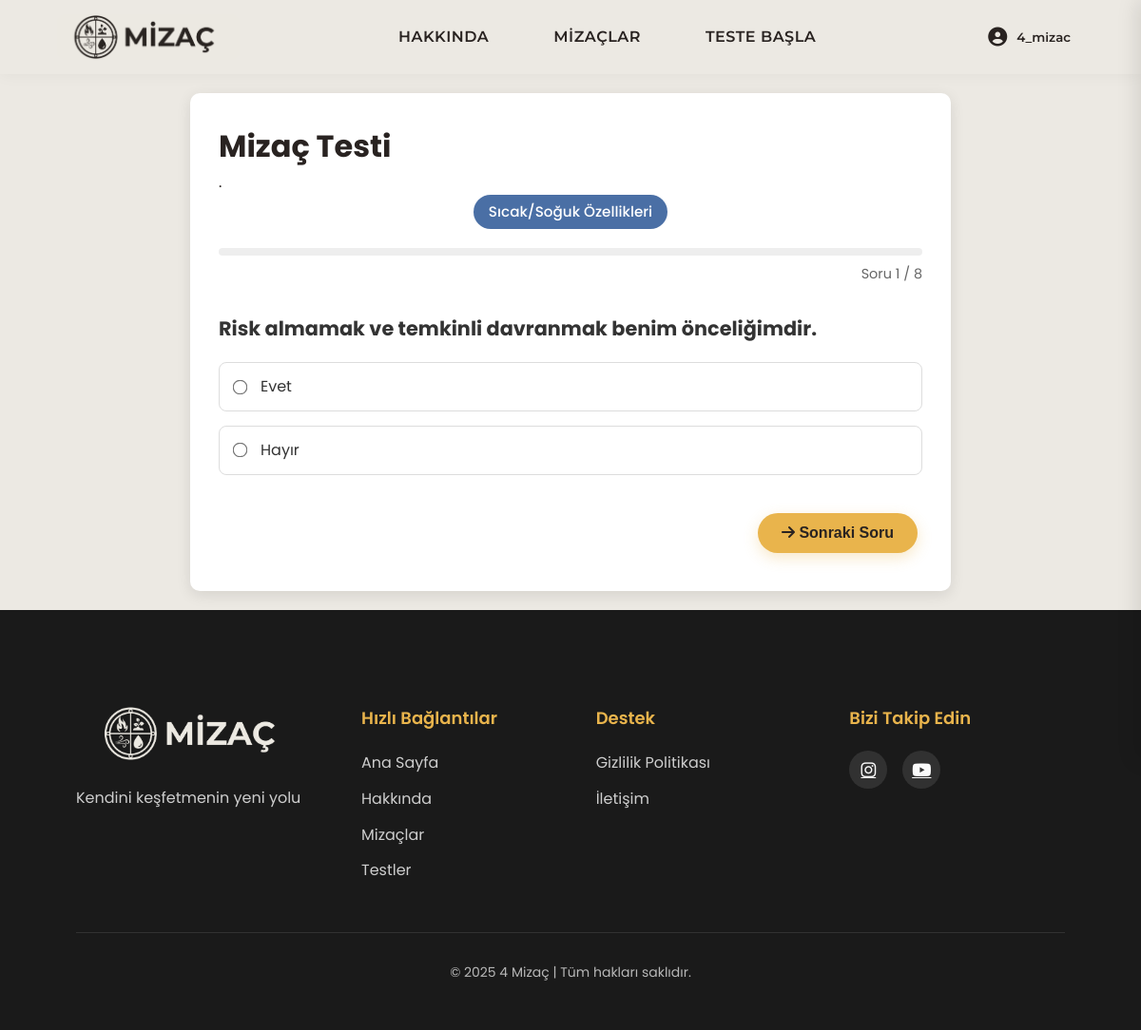
Page /testing_algorithm/tests/1/0/ (signed in) on the committed database.
### testing_algorithm/models.py (models this page shows, shortened)
class Test(models.Model):
    title = models.CharField(max_length=200)
    description = models.TextField()

class Question(models.Model):
    test = models.ForeignKey(Test, on_delete=models.CASCADE, related_name='questions')
    text = models.TextField()
    QUESTION_TYPE_CHOICES = [
        ('WARM', 'Sıcak/Soğuk Sorusu'),
        ('WARM_MOIST', 'Sıcak Mizaçlar için Nemli/Kuru Sorusu'),
        ('COLD_MOIST', 'Soğuk Mizaçlar için Nemli/Kuru Sorusu'),
    ]
    question_type = models.CharField(max_length=10, choices=QUESTION_TYPE_CHOICES, default='WARM')
    order = models.PositiveIntegerField(default=0)

class Choice(models.Model):
    question = models.ForeignKey(Question, on_delete=models.CASCADE, related_name='choices')
    text = models.CharField(max_length=200)
    warm_score = models.IntegerField(default=0)  # Sıcak puanı
    cold_score = models.IntegerField(default=0)  # Soğuk puanı
    moist_score = models.IntegerField(default=0)  # Nemli puanı
    dry_score = models.IntegerField(default=0)   # Kuru puanı

### testing_algorithm/views.py (the view, shortened to what this page needs)
# urls.py: path('tests/<int:test_id>/<int:question_index>/', views.take_test, name='take_test'),
@login_required
def take_test(request, test_id, question_index=0):
    test = get_object_or_404(Test, id=test_id)
    if 'test_phase' not in request.session:
        request.session['test_phase'] = 'WARM'
        request.session['warm_score'] = 0
        request.session['cold_score'] = 0
        request.session['moist_score'] = 0
        request.session['dry_score'] = 0
        request.session['test_answers'] = {}
        request.session.modified = True
    warm_questions = list(test.questions.filter(question_type='WARM').order_by('order'))
    warm_questions_count = len(warm_questions)
    warm_moist_questions = list(test.questions.filter(question_type='WARM_MOIST').order_by('order'))
    cold_moist_questions = list(test.questions.filter(question_type='COLD_MOIST').order_by('order'))
    current_phase = request.session.get('test_phase')
    if current_phase == 'WARM_MOIST':
        total_questions = warm_questions_count + len(warm_moist_questions)
        moist_questions = warm_moist_questions
    elif current_phase == 'COLD_MOIST':
        total_questions = warm_questions_count + len(cold_moist_questions)
        moist_questions = cold_moist_questions
    else:
        total_questions = warm_questions_count + len(warm_moist_questions)
        moist_questions = []
    if current_phase == 'WARM':
        if question_index < warm_questions_count:
            current_question = warm_questions[question_index]
        else:
            return redirect('take_test', test_id=test_id, question_index=warm_questions_count)
    choices = Choice.objects.filter(question=current_question)
    progress_percentage = int((question_index / total_questions) * 100) if total_questions > 0 else 0
    phase_display = {
        'WARM': 'Sıcak/Soğuk Özellikleri',
        'WARM_MOIST': 'Sıcak Mizaçlar için Kuru/Nemli Özellikleri',
        'COLD_MOIST': 'Soğuk Mizaçlar için Kuru/Nemli Özellikleri'
    }.get(current_phase, 'Test Soruları')
    return render(request, 'testing_algorithm/take_test.html', {
        'test': test,
        'current_question': current_question,
        'choices': choices,
        'question_index': question_index,
        'total_questions': total_questions,
        'progress_percentage': progress_percentage,
        'phase': phase_display
    })

### templates/testing_algorithm/take_test.html (shortened to what this page needs)
{% extends 'base.html' %}
{% load static %}
{% block extra_css %}
<link rel="stylesheet" href="{% static 'css/test.css' %}">
{% endblock %}
{% block content %}
<div class="container">
  <div class="test-container">
    <h1>{{ test.title }}</h1>
    <p class="test-description">{{ test.description }}</p>
    <div class="test-phase-indicator">
      <span class="phase-badge">{{ phase }}</span>
    </div>
    <div class="test-progress">
      <div class="progress-bar">
      </div>
      <p class="progress-text">Soru {{ question_index|add:1 }} / {{ total_questions }}</p>
    </div>
    <form method="post" class="test-form">
      <div class="question-container">
        <h3 class="question-text">{{ current_question.text }}</h3>
        <div class="choices-container">
          {% for choice in choices %}
            <label class="choice-label">
              <input type="radio" name="choice" value="{{ choice.id }}" required>
              <span class="choice-text">{{ choice.text }}</span>
            </label>
          {% endfor %}
        </div>
      </div>
      <div class="form-buttons">
        <button type="submit" class="btn btn-primary">
          {% if question_index < total_questions|add:-1 %}
            <i class="fas fa-arrow-right"></i> Sonraki Soru
          {% else %}
            <i class="fas fa-check"></i> Testi Tamamla
          {% endif %}
        </button>
      </div>
    </form>
  </div>
</div>
{% endblock %}

### templates/base.html (shortened to what this page needs)
{% load static %}
<!DOCTYPE html>
<html lang="tr">
<head>
    {% load static %}
    <link rel="stylesheet" href="{% static 'css/base.css' %}">
    {% block extra_css %}{% endblock %}
    <link href="https://cdnjs.cloudflare.com/ajax/libs/font-awesome/6.4.0/css/all.min.css" rel="stylesheet">
</head>
<body>
    <div class="page-container">
        <header class="nav-container">
            <div class="header-content">
                <a href="{% url 'index' %}" class="logo">
                    <img src="{% static 'images/logo.jpg' %}" alt="MİZAÇ" class="logo-img">
                </a>
                <nav class="nav-links">
                    <a href="{% url 'about' %}" class="nav-item">HAKKINDA</a>
                    <a href="{% url 'temperaments' %}" class="nav-item">MİZAÇLAR</a>
                    <a href="{% url 'test_list' %}" class="nav-item">TESTE BAŞLA</a>
                </nav>
                {% if user.is_authenticated %}
                <div class="profile-container">
                    <button class="profile-button">
                        <i class="fas fa-user-circle"></i>
                        <span class="username-display">{{ user.username }}</span>
                    </button>
                </div>
                {% else %}
                    <a href="{% url 'login' %}" class="login-button"><i class="fas fa-sign-in-alt"></i> GİRİŞ YAP</a>
                {% endif %}
            </div>
        </header>
        <main>
            {% block content %}{% endblock %}
        </main>
        <footer>
            <div class="container">
                <div class="footer-content">
                    <div class="footer-logo">
                        <img src="{% static 'images/l2.jpg' %}" alt="MİZAÇ" class="footer-logo-img">
                        <p>Kendini keşfetmenin yeni yolu</p>
                    </div>
                    <div class="footer-links">
                        <div class="footer-column">
                            <h3>Hızlı Bağlantılar</h3>
                            <ul>
                                <li><a href="{% url 'index' %}">Ana Sayfa</a></li>
                                <li><a href="{% url 'about' %}">Hakkında</a></li>
                                <li><a href="{% url 'temperaments' %}">Mizaçlar</a></li>
                                <li><a href="{% url 'test_list' %}">Testler</a></li>
                            </ul>
                        </div>
                        <div class="footer-column">
                            <h3>Destek</h3>
                            <ul>
                                <li><a href="#">Gizlilik Politikası</a></li>
                                <li><a href="{% url 'about' %}">İletişim</a></li>
                            </ul>
                        </div>
                    </div>
                    <div class="footer-social">
                        <h3>Bizi Takip Edin</h3>
                        <div class="social-icons">
                            <a href="#" aria-label="Instagram"><i class="fab fa-instagram"></i></a>
                            <a href="#" aria-label="Youtube"><i class="fab fa-youtube"></i></a>
                        </div>
                    </div>
                </div>
                <div class="footer-bottom">
                    <p>&copy; 2025 4 Mizaç | Tüm hakları saklıdır.</p>
                </div>
            </div>
        </footer>
    </div>
</body>
</html>

### static/css/base.css (style rules this page uses)
* { margin: 0; padding: 0; box-sizing: border-box; }
:root { --primary-color: #292321; --secondary-color: #ece9e3; --accent-color: #e9b44c; --text-color: #292321; --light-text: #fafafa; --dark-bg: #1a1a1a; --border-radius: 16px; --card-radius: 20px; --box-shadow: 0 10px 30px rgba(0, 0, 0, 0.07); --card-shadow: 0 15px 35px rgba(0, 0, 0, 0.08); --transition: all 0.3s cubic-bezier(0.25, 0.8, 0.25, 1); }
body { font-family: 'Poppins', sans-serif; background-color: var(--secondary-color); color: var(--text-color); max-width: 100vw; overflow-x: hidden; line-height: 1.6; }
html, body { height: 100%; }
.page-container { display: flex; flex-direction: column; min-height: 100vh; }
.container { width: 90%; max-width: 1200px; margin: 0 auto; padding: 20px; }
.nav-container { display: flex; justify-content: space-between; align-items: center; padding: 15px 5%; background-color: #ece9e3; backdrop-filter: blur(10px); box-shadow: 0 2px 15px rgba(0, 0, 0, 0.04); position: sticky; top: 0; z-index: 1000; transition: var(--transition); }
.header-content { display: flex; justify-content: space-between; align-items: center; width: 100%; }
.logo { display: flex; align-items: center; }
.logo-img { height: 48px; width: auto; border-radius: 10px; transition: var(--transition); }
.nav-links { display: flex; gap: 36px; }
.nav-item, .login-button { font-family: 'Montserrat', sans-serif; font-weight: 600; text-decoration: none; color: var(--primary-color); padding: 8px 16px; transition: var(--transition); position: relative; letter-spacing: 0.5px; }
.nav-item::after, .login-button::after { content: ''; position: absolute; width: 0; height: 2px; bottom: 0; left: 50%; background-color: var(--accent-color); transition: var(--transition); transform: translateX(-50%); }
.profile-container { position: relative; }
.profile-button { display: flex; align-items: center; gap: 10px; background: none; border: 2px solid transparent; border-radius: var(--border-radius); cursor: pointer; padding: 8px 12px; transition: var(--transition); color: var(--primary-color); }
.profile-button i { font-size: 20px; color: var(--primary-color); }
.username-display { font-weight: 600; color: var(--primary-color); font-family: 'Montserrat', sans-serif; }
footer { background-color: var(--dark-bg); color: var(--light-text); padding: 80px 0 30px; margin-top: auto; }
.footer-content { display: grid; grid-template-columns: 1fr 2fr 1fr; gap: 60px; max-width: 1200px; margin: 0 auto; padding-bottom: 40px; border-bottom: 1px solid rgba(255, 255, 255, 0.1); }
.footer-logo { display: flex; flex-direction: column; gap: 15px; }
.footer-logo-img { height: 60px; border-radius: 10px; }
.footer-logo p { font-size: 16px; opacity: 0.8; margin-top: 10px; }
.footer-links { display: grid; grid-template-columns: repeat(2, 1fr); gap: 40px; }
.footer-column h3 { font-size: 18px; margin-bottom: 20px; color: var(--accent-color); font-weight: 600; }
.footer-column ul { list-style: none; }
.footer-column ul li { margin-bottom: 12px; }
.footer-column ul li a { color: var(--light-text); text-decoration: none; transition: var(--transition); opacity: 0.8; }
.footer-social h3 { font-size: 18px; margin-bottom: 20px; color: var(--accent-color); font-weight: 600; }
.social-icons { display: flex; gap: 16px; margin-top: 15px; }
.social-icons a { color: var(--light-text); font-size: 18px; transition: var(--transition); background-color: rgba(255, 255, 255, 0.1); border-radius: 50%; width: 40px; height: 40px; display: flex; align-items: center; justify-content: center; }
.footer-bottom { text-align: center; padding-top: 30px; font-size: 14px; opacity: 0.7; }
.btn { padding: 12px 25px; border-radius: 30px; border: none; font-weight: 600; cursor: pointer; transition: var(--transition); text-decoration: none; display: inline-block; text-align: center; font-size: 1rem; margin: 10px 5px; min-width: 150px; }
.btn-primary { background-color: var(--accent-color); color: var(--primary-color); box-shadow: 0 5px 15px rgba(233, 180, 76, 0.3); }

### rows in the picture
Test: title "Mizaç Testi", description "."
Question: text "Risk almamak ve temkinli davranmak benim önceliğimdir."
Choice: text "Evet"
Choice: text "Hayır"

### other values in the picture
{{ user.username }} "4_mizac"
{{ phase }} "Sıcak/Soğuk Özellikleri"
{{ question_index|add:1 }} "1"
{{ total_questions }} "8"
